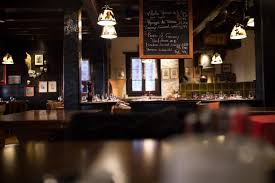
#> input picture Codelingo/Managment System/download.png, 275 x 183 px, given in place of example.jpg, which was not available
$ python CV8.py   (older library calls are emulated)
#> lines starting #> are read from the running program, lines starting #| are printed output that depends on the picture; pictures that were not available may be replaced by others from this repository, and a replacement may not be noted
import cv2
import numpy as n
import matplotlib.pyplot as p

def displayImage(title,image):
    p.figure(figsize=(8,8))
    if len(image.shape)==2:
        p.imshow(image,cmap="grey")
    else:
        p.imshow(cv2.cvtColor(image,cv2.COLOR_BGR2RGB))
    p.title(title)
    p.axis("off")
    p.show()
def interactiveEdgeDetection(image_path):
#> called with image_path = 'example.jpg'
    image=cv2.imread(image_path)
#> image is the input picture: shape (183, 275, 3); mean B, G, R 40.1, 48.5, 64.4
    if image is None:
        print("Error: Image Not Found")
        return
    greyImage=cv2.cvtColor(image,cv2.COLOR_BGR2GRAY)
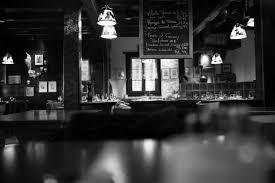
#> greyImage: shape (183, 275); min 0, max 255, mean 52.3
    displayImage("Orginal Greyscale Image", greyImage)
    print("Select An Option")
    print("1. SOBEL Edge Detection\n 2. CANNY Edge Detection\n 3. LAPLACIAN Edge Detection\n 4. GAUSSIAN Smoothing \n 5. Median Filtering\n 6. Exit")
    while True:
        choice=input("Your Choice (1-6): ")
        if choice=="1":
            SOBEL_X=cv2.Sobel(greyImage, cv2.CV_64F, 1, 0, ksize=3)
            SOBEL_Y=cv2.Sobel(greyImage, cv2.CV_64F, 0, 1, ksize=3)
            combineSOBEL=cv2.bitwise_or(SOBEL_X.astype(n.uint8),SOBEL_Y.astype(n.uint8))
            displayImage("SOBEL Edge Detection", combineSOBEL)
        elif choice=="2":
            print("Adjust Thureshold For CANNY, Default:100&200")
            lowerThureshold=int(input("Enter Lower Thureshold: "))
            higherThureshold=int(input("Enter Higher Thureshold: "))
            edges=cv2.Canny(greyImage,lowerThureshold,higherThureshold)
            displayImage("CANNY Edge Detection", edges)
        elif choice=="3":
            LAPLACIAN=cv2.Laplacian(greyImage,cv2.CV_64F)
            displayImage("LAPLACIAN Edge Detection", n.abs(LAPLACIAN).astype(n.uint8))
        elif choice=="4":
            print("Adjust Size For GAUSSIAN Blur (Default=5)")
            size=int(input("Enter Size (Odd Number): "))
            blur=cv2.GaussianBlur(image,(size,size),0)
            displayImage("GAUSSIAN Smoothing", blur)
        elif choice=="5":
            print("Ajust Size for Median Filtering (Default=5)")
            size=int(input("Enter Size (Odd Number): "))
            filter=cv2.medianBlur(image,size)
            displayImage("Median Filter Image", filter)
        elif choice=="6":
            print("Exiting")
            break
        else:
            print("Invalid Choice, Please Input An Number Between 1-6")
#> this loop made 7 passes; the answer given on pass 1: 1
#> pass 1, in interactiveEdgeDetection, `SOBEL_X=cv2.Sobel(greyImage, cv2.CV_64F, 1, 0, ksize=3)`:
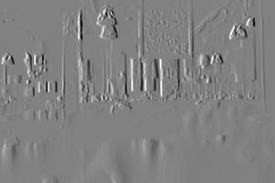
#> SOBEL_X: shape (183, 275) float64; min -988, max 961, mean 0.1; drawn with min black and max white
#> pass 1, in interactiveEdgeDetection, `SOBEL_Y=cv2.Sobel(greyImage, cv2.CV_64F, 0, 1, ksize=3)`:
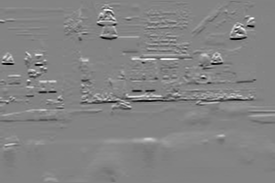
#> SOBEL_Y: shape (183, 275) float64; min -997, max 931, mean 2.3; drawn with min black and max white
#> pass 1, in interactiveEdgeDetection, `combineSOBEL=cv2.bitwise_or(SOBEL_X.astype(n.uint8),SOBEL_Y.astype(n.u..`:
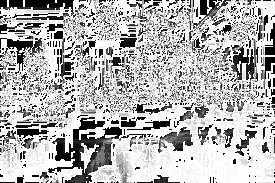
#> combineSOBEL: shape (183, 275); min 0, max 255, mean 179.6
#> (the run stopped early here; a loop or call above may not have finished)
